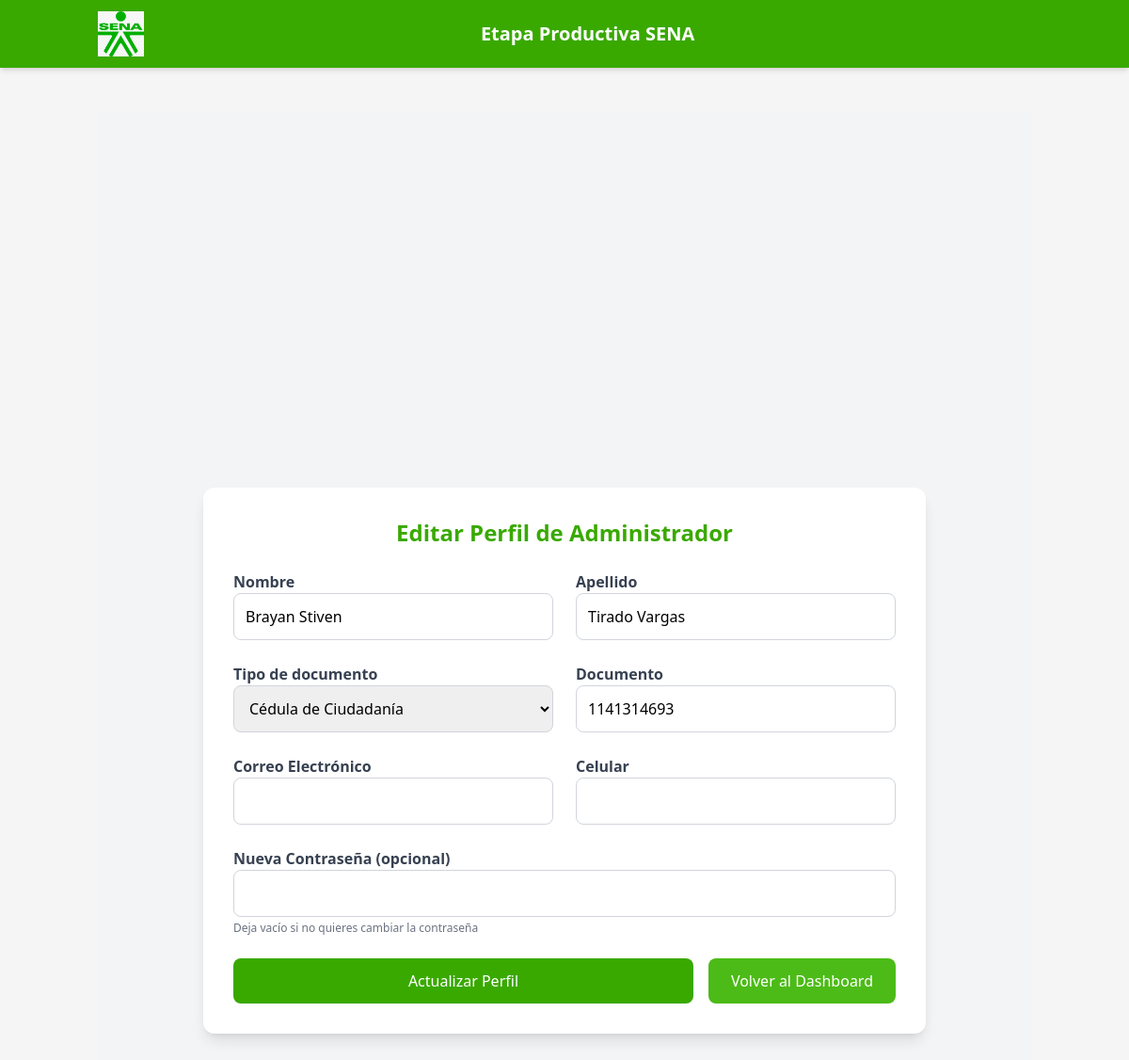
Page /adm/editar_perfil (signed in) on the committed database.
### app/models/users.py (models this page shows, shortened)
class Administrador(db.Model, UserMixin):
    __tablename__ = "administrador"
    id_admin = db.Column(db.Integer, primary_key=True)
    nombre = db.Column(db.String(100), nullable=False)
    apellido = db.Column(db.String(100), nullable=False)
    documento = db.Column(db.String(50), unique=True, nullable=False)
    password = db.Column(db.String(200), nullable=False)
    tokens_coordinador = db.relationship("TokenCoordinador", back_populates="administrador", lazy=True)

### app/routes/adm_route.py (the view, shortened to what this page needs)
@adm_bp.route('/editar_perfil', methods=['GET', 'POST'])
@login_required
@admin_required
def editar_perfil():
    return render_template('adm/editar_perfil.html', admin=current_user, now=datetime.now())

### app/__init__.py (called while the page is built)
@login_manager.user_loader
def load_user(user_id):
    from app.models.users import Aprendiz, Instructor, Coordinador, Administrador
    try:
        role, id = user_id.split("-")
        id = int(id)
    except (ValueError, AttributeError):
        return None
    if role == "aprendiz":
        return Aprendiz.query.get(id)
    elif role == "instructor":
        return Instructor.query.get(id)
    elif role == "coordinador":
        return Coordinador.query.get(id)
    elif role == "administrador":
        return Administrador.query.get(id)
    return None

### app/routes/adm_route.py (called while the page is built)
def admin_required(f):
    @wraps(f)
    def decorated_function(*args, **kwargs):
        if not current_user.is_authenticated or not isinstance(current_user, Administrador):
            flash("No tienes permisos para acceder a esta sección", "error")
            return redirect(url_for('adm_login'))
        return f(*args, **kwargs)
    return decorated_function

### app/templates/adm/editar_perfil.html (shortened to what this page needs)
{% extends "base.html" %}
{% block content %}
<div class="bg-gray-100 min-h-screen flex items-center justify-center p-4">
    <div class="bg-white shadow-lg rounded-xl w-full max-w-3xl p-8 space-y-6">
        <h2 class="text-2xl font-bold text-center text-sena-primary">
            Editar Perfil de Administrador
        </h2>
        <form method="POST" action="{{ url_for('adm_bp.editar_perfil') }}" class="space-y-6">
            <div class="grid grid-cols-1 md:grid-cols-2 gap-6">
                <div>
                    <label for="nombre" class="font-semibold text-gray-700">Nombre</label>
                    <input type="text" name="nombre" id="nombre" required
                           value="{{ admin.nombre }}"
                           class="w-full rounded-lg border border-gray-300 p-3 focus:ring-sena-primary focus:border-sena-primary">
                </div>
                <div>
                    <label for="apellido" class="font-semibold text-gray-700">Apellido</label>
                    <input type="text" name="apellido" id="apellido" required
                           value="{{ admin.apellido }}"
                           class="w-full rounded-lg border border-gray-300 p-3 focus:ring-sena-primary focus:border-sena-primary">
                </div>
                <div>
                    <label for="tipo_documento" class="font-semibold text-gray-700">Tipo de documento</label>
                    <select name="tipo_documento" id="tipo_documento" required
                            class="w-full rounded-lg border border-gray-300 p-3 focus:ring-sena-primary focus:border-sena-primary">
                        <option value="Cedula de Ciudadania" {% if admin.tipo_documento == 'Cedula de Ciudadania' %}selected{% endif %}>Cédula de Ciudadanía</option>
                    </select>
                </div>
                <div>
                    <label for="documento" class="font-semibold text-gray-700">Documento</label>
                    <input type="text" name="documento" id="documento" required pattern="[0-9]+"
                           value="{{ admin.documento }}"
                           class="w-full rounded-lg border border-gray-300 p-3 focus:ring-sena-primary focus:border-sena-primary">
                </div>
                <div>
                    <label for="correo" class="font-semibold text-gray-700">Correo Electrónico</label>
                    <input type="email" name="correo" id="correo" required
                           value="{{ admin.correo }}"
                           class="w-full rounded-lg border border-gray-300 p-3 focus:ring-sena-primary focus:border-sena-primary">
                </div>
                <div>
                    <label for="celular" class="font-semibold text-gray-700">Celular</label>
                    <input type="text" name="celular" id="celular" required pattern="[0-9]+"
                           value="{{ admin.celular }}"
                           class="w-full rounded-lg border border-gray-300 p-3 focus:ring-sena-primary focus:border-sena-primary">
                </div>
            </div>
            <div class="mt-4">
                <label for="password" class="font-semibold text-gray-700">Nueva Contraseña (opcional)</label>
                <input type="password" name="password" id="password" minlength="8"
                       class="w-full rounded-lg border border-gray-300 p-3 focus:ring-sena-primary focus:border-sena-primary">
                <p class="text-xs text-gray-500 mt-1">Deja vacío si no quieres cambiar la contraseña</p>
            </div>
            <div class="flex gap-4 mt-6">
                <button type="submit" class="flex-1 bg-sena-primary hover:bg-sena-dark text-white py-3 rounded-lg font-medium transition-colors">
                    Actualizar Perfil
                </button>
                <a href="{{ url_for('adm_bp.dashboard') }}"
                    class="bg-sena-secondary hover:bg-sena-dark text-white px-6 py-3 rounded-lg font-medium transition-colors">
                    Volver al Dashboard
                </a>
            </div>
        </form>
    </div>
</div>
{% endblock %}

### app/static/css/sena-styles.css (style rules this page uses)
:root { --sena-green-primary: #39A900; --sena-green-secondary: #4CBB17; --sena-green-light: #8BC34A; --sena-green-dark: #2E7D32; --sena-gray: #F5F5F5; --sena-dark-gray: #333333; --sena-white: #FFFFFF; --sena-black: #000000; --sena-orange: #FF6D00; --sena-blue: #0277BD; --sena-red: #D32F2F; --sena-shadow: 0 4px 6px rgba(0, 0, 0, 0.1); --sena-shadow-lg: 0 10px 15px rgba(0, 0, 0, 0.1); }
.bg-sena-primary { background-color: var(--sena-green-primary); }
.bg-sena-secondary { background-color: var(--sena-green-secondary); }
.text-sena-primary { color: var(--sena-green-primary); }

### rows in the picture
Administrador: nombre "Brayan Stiven", apellido "Tirado Vargas", documento "1141314693"
